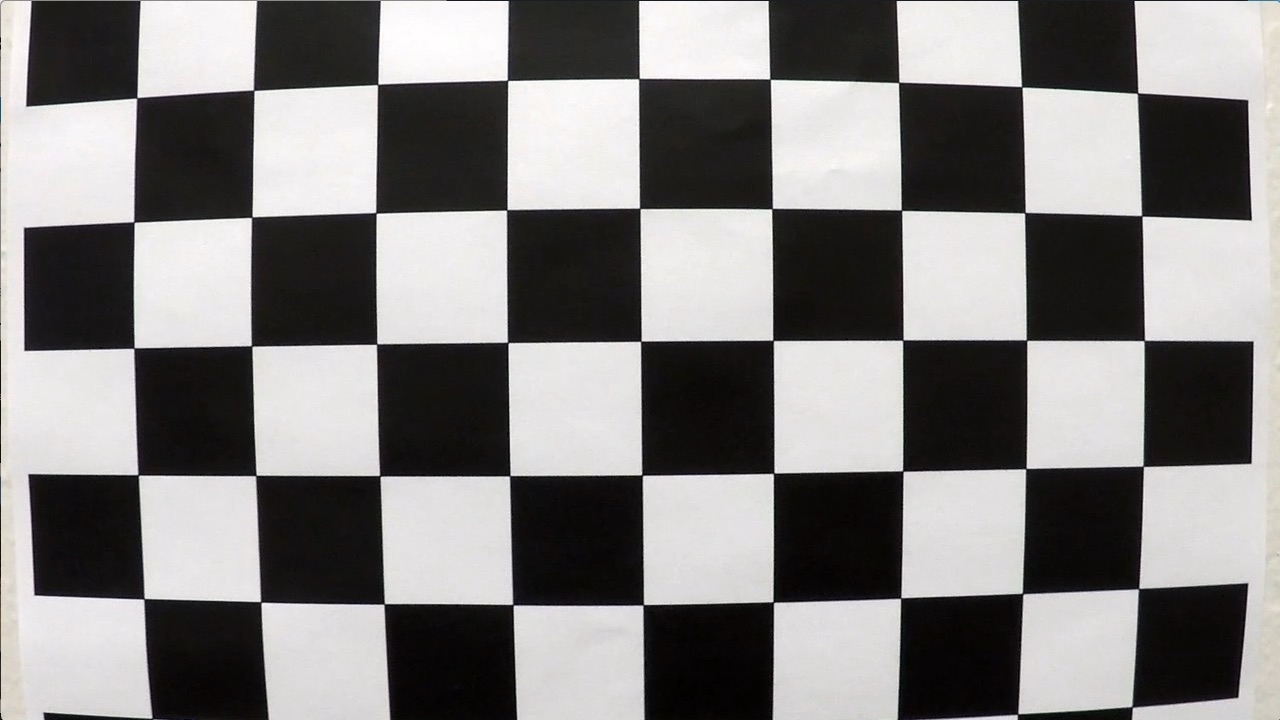
#> input picture camera_cal/calibration1.jpg, 1280 x 720 px; its folder holds 5 pictures in this run
$ jupyter execute --allow-errors camera_calibration.ipynb   (shell and % lines are left out)
#> lines starting #> are read from the running program, lines starting #| are printed output that depends on the picture; after the words box and inside, x2 and y2 are one past the last pixel; in counts of white or black regions, pixels touching at a corner belong together
## 思路
* 1.先把图片变成gray（注意原始图片需要收集10张左右，用来find corners）
* 2.找到图片上的imgpoints，即corners.   cv2.findChessboardCorners(gray, (8,6), None)
* 3.Drawing detected corners on an image这个可选
* 4.Camera calibration, given object points, image points, and the shape of the grayscale image,最终得到dist:distortion coefficients 和 mtx:camera matrix 用来转换3d object points to 2d image points这两个重要参数
* 5.Undistorting a test image: dst = cv2.undistort(img, mtx, dist, None, mtx)
* 6.将dist和mtx保存为pickle，下次可以调用，并用来undistort图片.

[cell 1]
import numpy as np
import cv2
import matplotlib.pyplot as plt
import matplotlib.image as mpimg
import glob

import pickle as pickle

### step 1-3:
* 1.先把图片变成gray（注意原始图片需要收集10张左右，用来find corners）
* 2.找到图片上的imgpoints，即corners. cv2.findChessboardCorners(gray, (8,6), None)
* 3.Drawing detected corners on an image这个可选

[cell 2]
# prepare object points, like (0,0,0), (1,0,0), (2,0,0) ....,(6,5,0)
objp = np.zeros((6*9,3), np.float32)  #这是3D世界中的点，坐标应该是3维的，(x,y,z)
objp[:,:2] = np.mgrid[0:9,0:6].T.reshape(-1,2) #由于我们假设图片是个平面，所以z永远等于0,给x,y标号

[cell 3]
objp[-5:] #[ 4.,  5.,  0.]表示 4行，5列的corner坐标

[cell 4]
# Arrays to store object points and image points from all the images.
objpoints = [] # 3d points in real world space
imgpoints = [] # 2d points in image plane.

# Make a list of calibration images
images = glob.glob('./camera_cal/calibration*.jpg')

[cell 5]
images[:5]  #check whether the images' names have been read correctly

[cell 6]
len(images)

[cell 7]
mtx_all = []
dist_all = []

[cell 8]
# Make a list of calibration images
plt.figure(figsize = (12,6))
index=0
ret_num=0
for fname in images:
    #print(fname)
    img = cv2.imread(fname)
#> img is the input picture: shape (720, 1280, 3); mean B, G, R 127.8, 128.4, 130.1

    gray = cv2.cvtColor(img, cv2.COLOR_BGR2GRAY)  #turn the origin image to gray

    # Find the chessboard corners
    ret, corners = cv2.findChessboardCorners(gray, (9,6), None)
#> ret = False; corners = None

    plt.subplot(4,5,index+1)

    index+=1
    # If found, add object points, image points
    if ret == True:
        ret_num+=1
        objpoints.append(objp)              #这是事先要准备好，是用来表示3D的点坐标
        imgpoints.append(corners)           #这是找到的2D图片上的点

        # Draw and display the corners
        cv2.drawChessboardCorners(img, (9,6), corners, ret)
        plt.imshow(img)

    else:
        plt.imshow(img)
        plt.title('not found corners')
    plt.axis('off')
#> pass 2 of the loop `for fname in images:`:
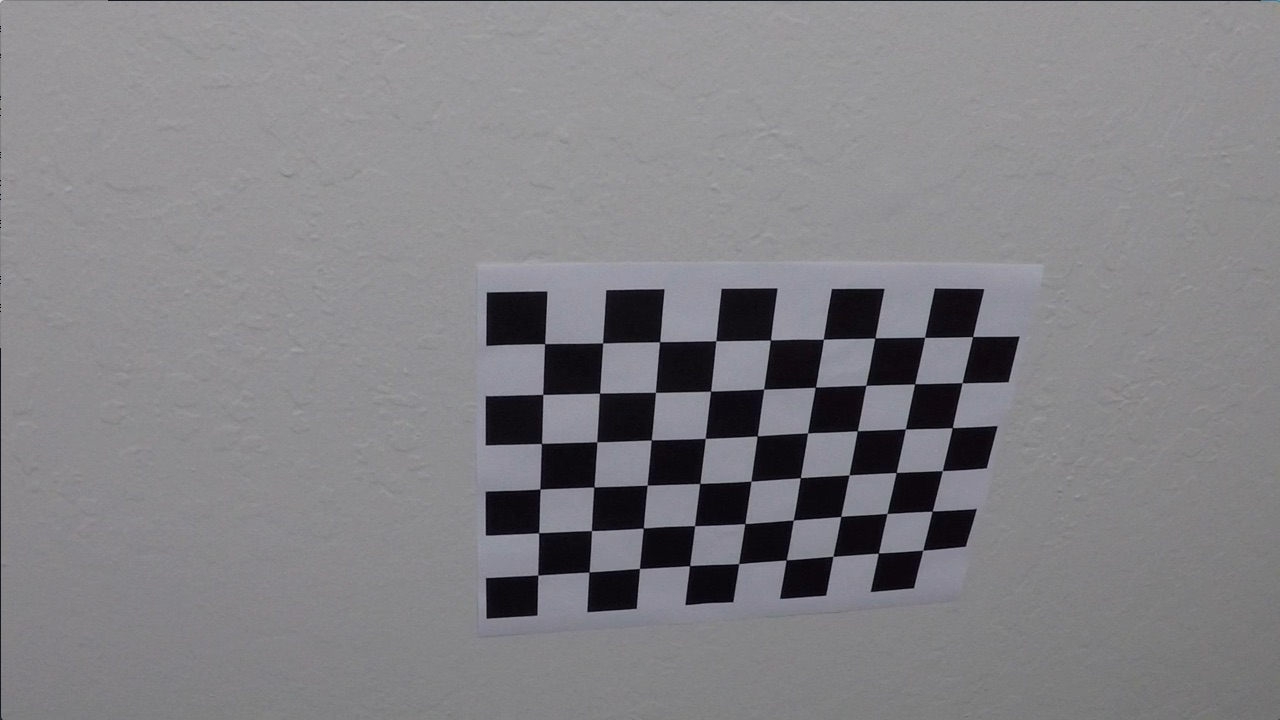
#> input picture camera_cal/calibration10.jpg, 1280 x 720 px
#> img is the input picture: shape (720, 1280, 3); mean B, G, R 133.1, 129.4, 130.2
#> ret = True; corners = 54 rows, first 8: [545.3, 343.1], [602.7, 342.8], [660.1, 341.3], [715.8, 340.7], [770.6, 340], [823.5, 339.2], [874.3, 338.5], [925.1, 337.4]
#> `cv2.drawChessboardCorners(img, (9,6), corners, ret)`:
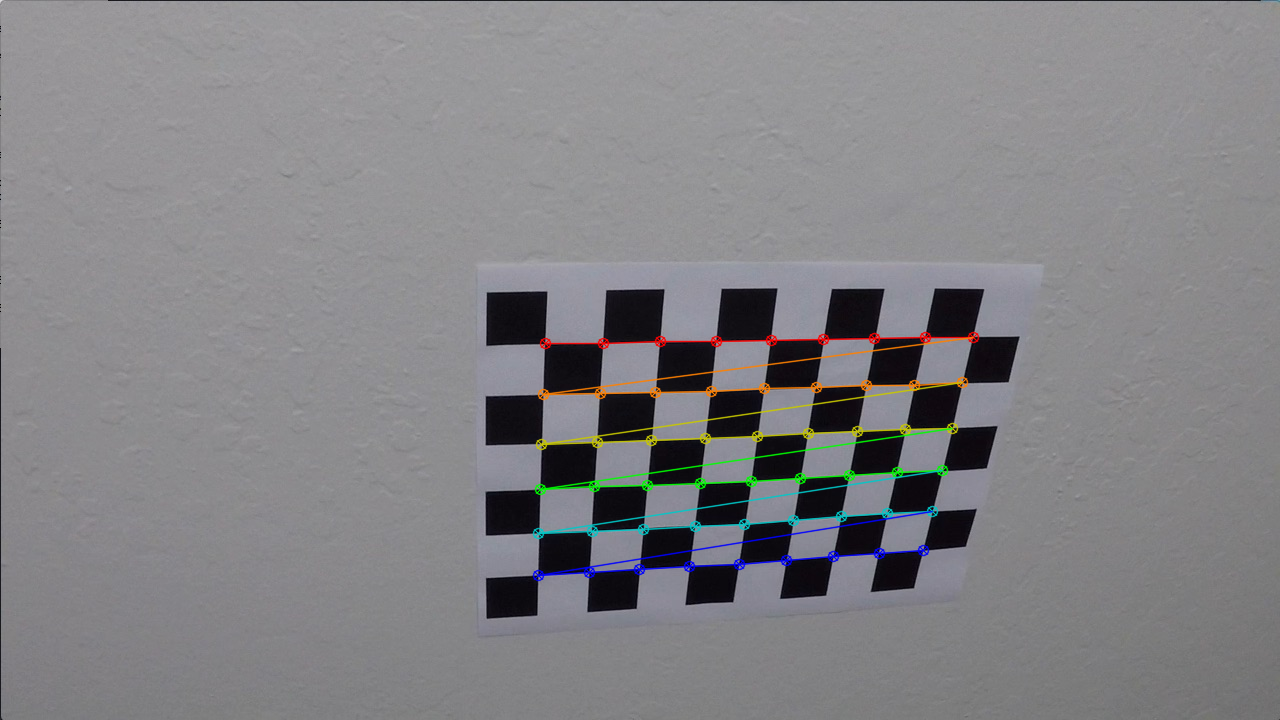
#> img: shape (720, 1280, 3); 1.91% of pixels changed, all inside (x1, y1, x2, y2) = (532, 331, 980, 582)
#> pass 3 of the loop `for fname in images:`:
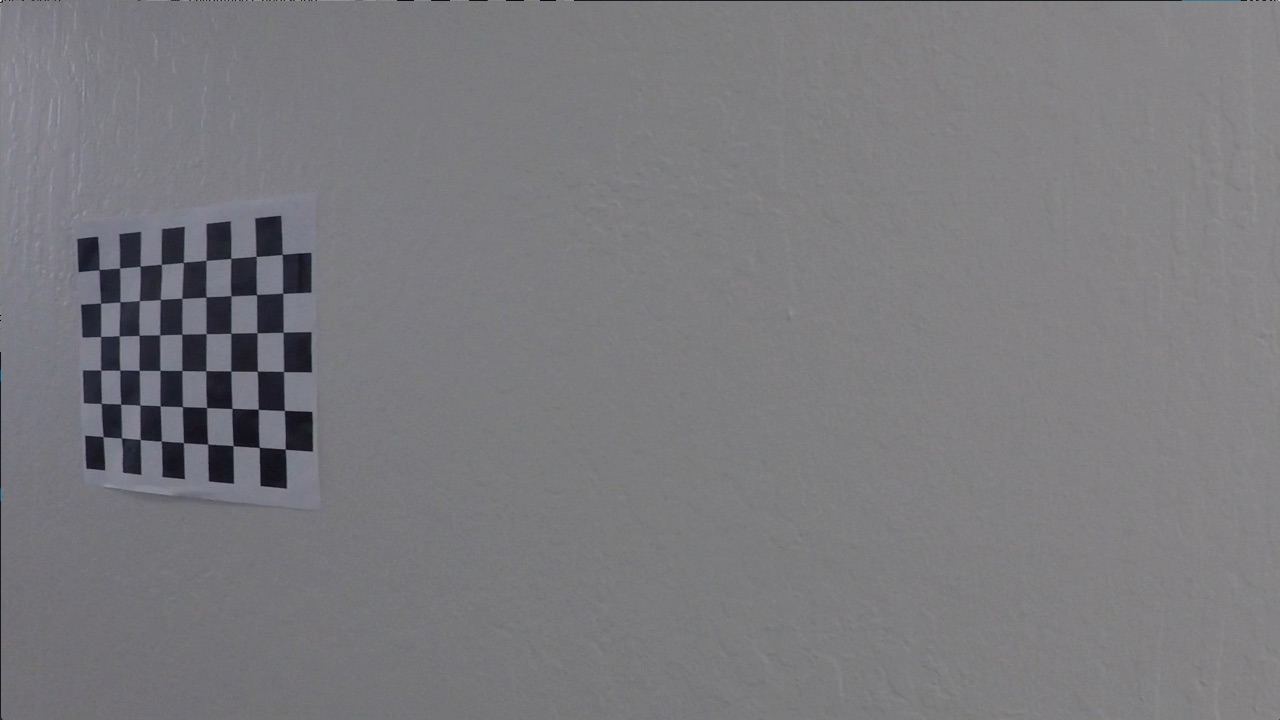
#> input picture camera_cal/calibration11.jpg, 1280 x 720 px
#> img is the input picture: shape (720, 1280, 3); mean B, G, R 125.2, 121.7, 122.2
#> corners = 54 rows, first 8: [99.22, 269.6], [119.6, 268], [140.1, 266.1], [161.3, 264.5], [183.3, 262.5], [206.1, 260.3], [230.7, 258.2], [256.2, 256.3]
#> `cv2.drawChessboardCorners(img, (9,6), corners, ret)`:
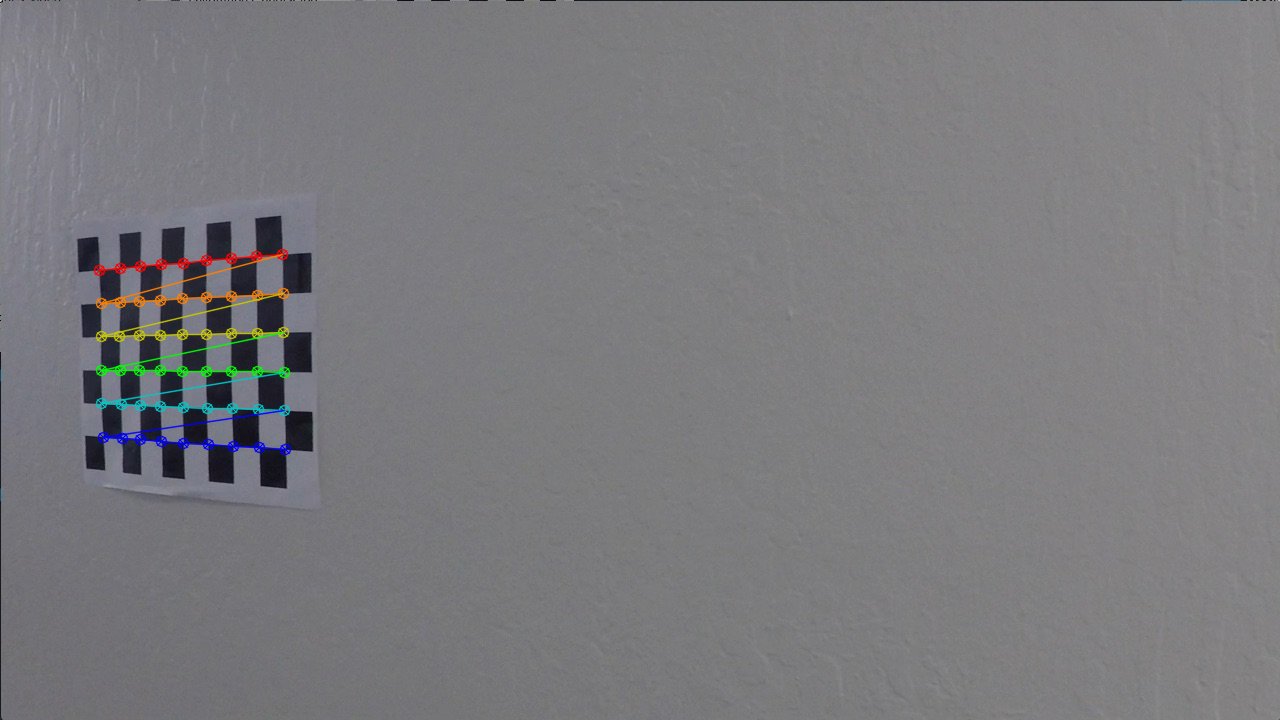
#> img: shape (720, 1280, 3); 1.11% of pixels changed, all inside (x1, y1, x2, y2) = (93, 248, 292, 456)
#> the loop made 5 passes; the first 3 are shown
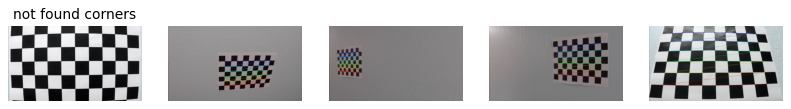
#> figure drawn by matplotlib, 5 panels; B, G, R data is drawn as R, G, B

[cell 9]
ret_num #only 17 images in the total 20 images can be found corners.

#### zoom in simple image to check the finding corner result

[cell 10]
fname_test='./camera_cal/calibration3.jpg'
#> fname_test = './camera_cal/calibration3.jpg'
print(fname_test)
#| ./camera_cal/calibration3.jpg
img_test = cv2.imread(fname_test)
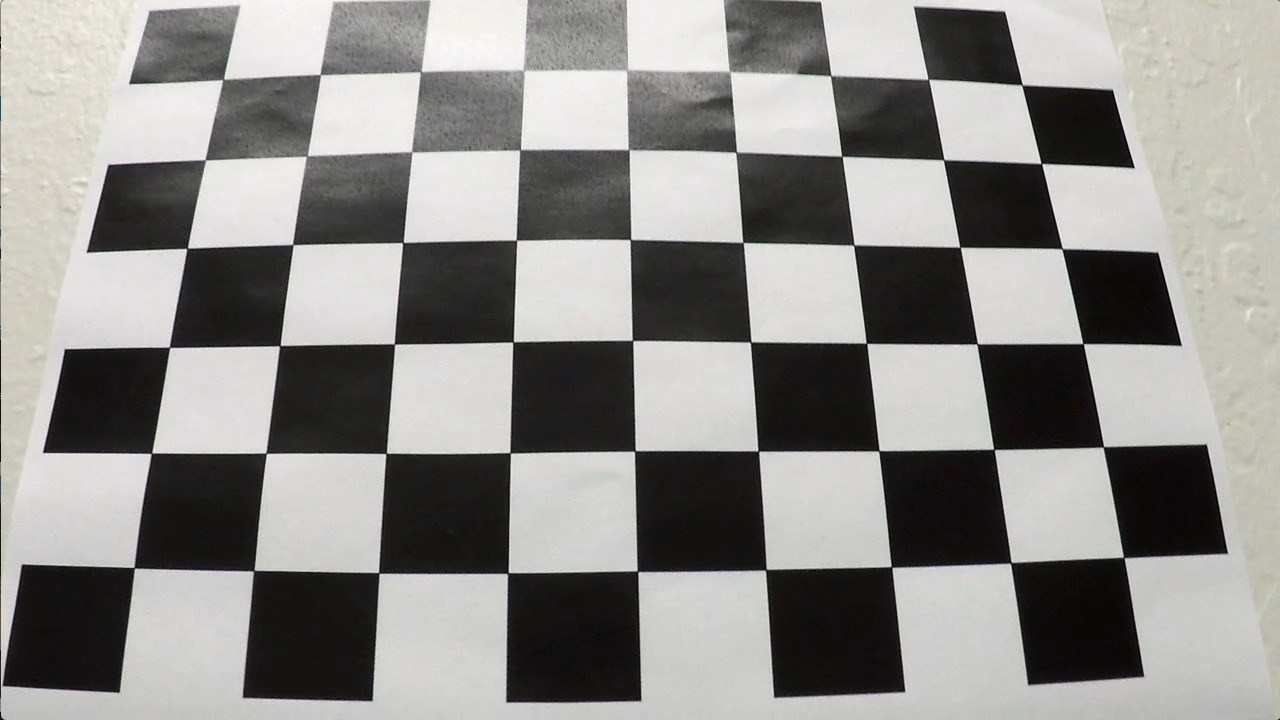
#> input picture camera_cal/calibration3.jpg, 1280 x 720 px
#> img_test is the input picture: shape (720, 1280, 3); mean B, G, R 138.1, 141, 141.8
gray_test = cv2.cvtColor(img_test, cv2.COLOR_BGR2GRAY)
plt.figure(figsize = (10,6))

# Find the chessboard corners
ret_test, corners_test = cv2.findChessboardCorners(gray_test, (9,6), None)

if ret_test == True:

    cv2.drawChessboardCorners(img_test, (9,6), corners_test, ret_test)
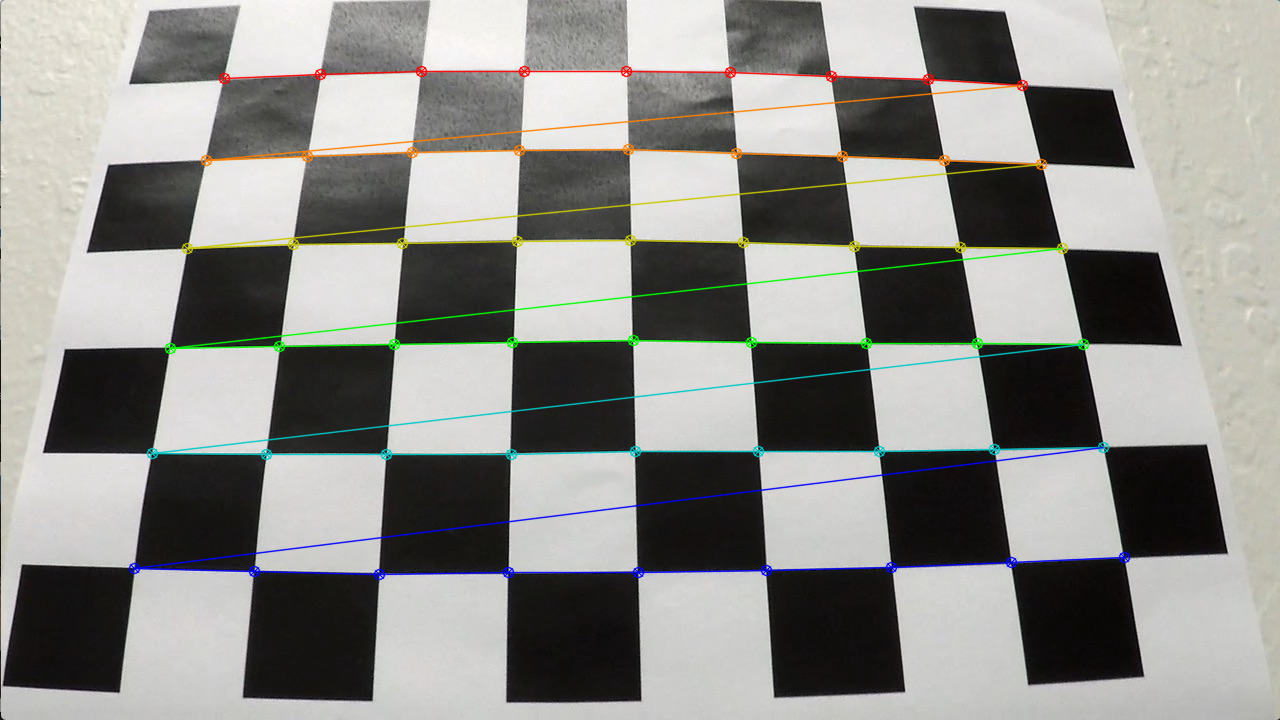
#> img_test: shape (720, 1280, 3); 3.66% of pixels changed, all inside (x1, y1, x2, y2) = (128, 65, 1131, 581)
    plt.imshow(img_test)

### step 4-6:
* 4.Camera calibration, given object points, image points, and the shape of the grayscale image,最终得到dist:distortion coefficients 和 mtx:camera matrix 用来转换3d object points to 2d image points这两个重要参数
* 5.Undistorting a test image: dst = cv2.undistort(img, mtx, dist, None, mtx)
* 6.将dist和mtx保存为pickle，下次可以调用，并用来undistort图片.

[cell 11]
len(imgpoints[0])  #看下找到的2D图上的点的个数是不是6*9=54

[cell 12]
img.shape
#> Out = (720, 1280, 3)

[cell 13]
# Test undistortion on an image
img_dist = cv2.imread('./camera_cal/calibration3.jpg')
img_size = (img_dist.shape[1], img_dist.shape[0])
#> img_size = (1280, 720)
